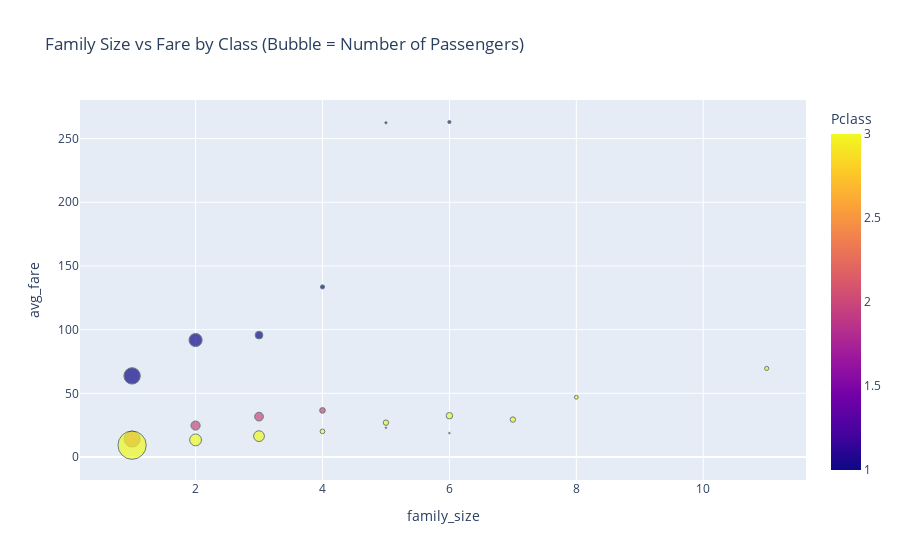

Source (notebook cell):
### Code cell
import pandas as pd
import plotly.express as px
from apputil import family_groups  # make sure you also import your function

# Load Titanic dataset
df = pd.read_csv("https://raw.githubusercontent.com/leontoddjohnson/datasets/main/data/titanic.csv")


def visualize_families(df_result):
    fig = px.scatter(
        df_result,
        x="family_size",
        y="avg_fare",
        size="n_passengers",
        color="Pclass",
        hover_data=["min_fare", "max_fare"],
        title="Family Size vs Fare by Class (Bubble = Number of Passengers)"
    )
    
    fig.update_traces(
        marker=dict(opacity=0.7, line=dict(width=1, color='DarkSlateGrey'))
    )
    
    return fig

fig3 = visualize_families(family_groups(df))
fig3.show()

### Figure 1 — Plotly figure (JSON) as saved in the notebook; plotly's stock layout.template omitted (floating-point values rounded to 4 significant figures)
{"data": [{"customdata": [[0.0, 512.3], [0.0, 73.5], [0.0, 56.5], [29.7, 512.3], [11.5, 33.0], [6.496, 24.15], [26.28, 211.5], [13.0, 73.5], [7.229, 24.15], [120.0, 151.6], [11.5, 65.0], [15.85, 23.45], [262.4, 262.4], [23.0, 23.0], [21.07, 34.38], [263.0, 263.0], [18.75, 18.75], [27.9, 39.69], [7.925, 31.39], [46.9, 46.9], [69.55, 69.55]], "hovertemplate": "family_size=%{x}<br>avg_fare=%{y}<br>n_passengers=%{marker.size}<br>min_fare=%{customdata[0]}<br>max_fare=%{customdata[1]}<br>Pclass=%{marker.color}<extra></extra>", "legendgroup": "", "marker": {"color": [1, 2, 3, 1, 2, 3, 1, 2, 3, 1, 2, 3, 1, 2, 3, 1, 2, 3, 3, 3, 3], "coloraxis": "coloraxis", "line": {"color": "DarkSlateGrey", "width": 1}, "opacity": 0.7, "size": [109, 104, 324, 70, 34, 57, 24, 31, 47, 7, 13, 9, 2, 1, 12, 4, 1, 17, 12, 6, 7], "sizemode": "area", "sizeref": 0.81, "symbol": "circle"}, "mode": "markers", "name": "", "orientation": "v", "showlegend": false, "type": "scatter", "x": [1, 1, 1, 2, 2, 2, 3, 3, 3, 4, 4, 4, 5, 5, 5, 6, 6, 6, 7, 8, 11], "xaxis": "x", "y": [63.67, 14.07, 9.272, 91.85, 24.68, 13.41, 95.68, 31.69, 16.38, 133.5, 36.58, 20.1, 262.4, 23.0, 26.97, 263.0, 18.75, 32.42, 29.37, 46.9, 69.55], "yaxis": "y"}], "layout": {"coloraxis": {"colorbar": {"title": {"text": "Pclass"}}, "colorscale": [[0, "#0d0887"], [0.1111, "#46039f"], [0.2222, "#7201a8"], [0.3333, "#9c179e"], [0.4444, "#bd3786"], [0.5556, "#d8576b"], [0.6667, "#ed7953"], [0.7778, "#fb9f3a"], [0.8889, "#fdca26"], [1, "#f0f921"]]}, "legend": {"itemsizing": "constant", "tracegroupgap": 0}, "title": {"text": "Family Size vs Fare by Class (Bubble = Number of Passengers)"}, "xaxis": {"anchor": "y", "domain": [0, 1], "title": {"text": "family_size"}}, "yaxis": {"anchor": "x", "domain": [0, 1], "title": {"text": "avg_fare"}}}}
